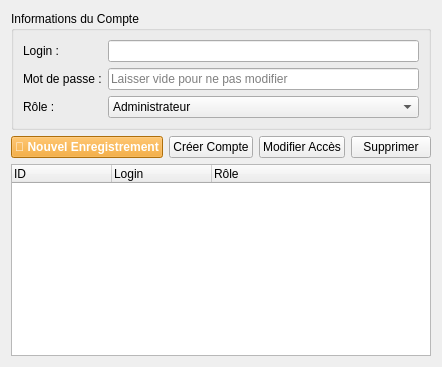
<?xml version="1.0" encoding="UTF-8"?>
<ui version="4.0">
 <class>GestionUtilisateur</class>
 <widget class="QWidget" name="GestionUtilisateur">
  <layout class="QVBoxLayout" name="mainLayout">
   <item>
    <widget class="QGroupBox" name="formGroup">
     <property name="title"><string>Informations du Compte</string></property>
     <layout class="QFormLayout" name="formLayout">
      <item row="0" column="0"><widget class="QLabel" name="label_login"><property name="text"><string>Login :</string></property></widget></item>
      <item row="0" column="1"><widget class="QLineEdit" name="input_login"/></item>
      <item row="1" column="0"><widget class="QLabel" name="label_password"><property name="text"><string>Mot de passe :</string></property></widget></item>
      <item row="1" column="1"><widget class="QLineEdit" name="input_password"><property name="placeholderText"><string>Laisser vide pour ne pas modifier</string></property></widget></item>
      <item row="2" column="0"><widget class="QLabel" name="label_role"><property name="text"><string>Rôle :</string></property></widget></item>
      <item row="2" column="1">
       <widget class="QComboBox" name="combo_role">
        <item><property name="text"><string>Administrateur</string></property></item>
        <item><property name="text"><string>Employe</string></property></item>
       </widget>
      </item>
     </layout>
    </widget>
   </item>
   <item>
    <layout class="QHBoxLayout" name="buttonLayout">
     <item><widget class="QPushButton" name="btn_nouveau"><property name="text"><string>🔄 Nouvel Enregistrement</string></property><property name="styleSheet"><string>background-color: #f39c12; color: white; font-weight: bold;</string></property></widget></item>
     <item><widget class="QPushButton" name="btn_ajouter"><property name="text"><string>Créer Compte</string></property></widget></item>
     <item><widget class="QPushButton" name="btn_modifier"><property name="text"><string>Modifier Accès</string></property></widget></item>
     <item><widget class="QPushButton" name="btn_supprimer"><property name="text"><string>Supprimer</string></property></widget></item>
    </layout>
   </item>
   <item>
    <widget class="QTreeWidget" name="tableUtilisateurs">
     <column><property name="text"><string>ID</string></property></column>
     <column><property name="text"><string>Login</string></property></column>
     <column><property name="text"><string>Rôle</string></property></column>
    </widget>
   </item>
  </layout>
 </widget>
</ui>
